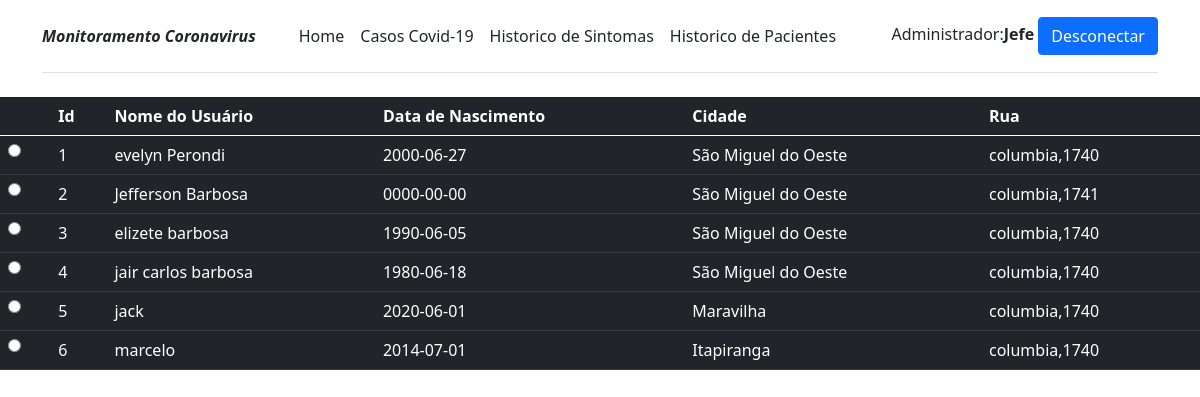
The page /historico_paciente.php (signed in) on the database its author committed.
### tables this page shows
CREATE TABLE `paciente` (
  `codpac` int(10) NOT NULL AUTO_INCREMENT COMMENT 'Código do paciente',
  `nompac` varchar(120) NOT NULL COMMENT 'Nome do paciente.',
  `datpac` date NOT NULL COMMENT 'Data de nascimento do paciente.',
  `pespac` decimal(5,2) NOT NULL COMMENT 'Peso do Paciente',
  `altpac` decimal(3,2) NOT NULL COMMENT 'Altura do Paciente',
  `cpfpac` int(11) NOT NULL COMMENT 'CPF do paciente.',
  `sexpac` varchar(9) NOT NULL COMMENT 'Sexo do paciente.',
  `usupac` varchar(60) NOT NULL COMMENT 'Usuario  paciente',
  `senpac` varchar(60) NOT NULL COMMENT 'Senha do paciente',
  `ruapac` varchar(100) NOT NULL COMMENT 'Rua do paciente',
  `cidpac` varchar(100) NOT NULL COMMENT 'Cidade do paciente',
  `ceppac` int(14) NOT NULL COMMENT 'Cep do paciente',
  `estpac` varchar(60) NOT NULL COMMENT 'Estado do paciente',
  `nivel` int(1) NOT NULL DEFAULT 1 COMMENT 'Nivel de acesso (1-Paciente, 2-Medico)',
  PRIMARY KEY (`codpac`)
);

### historico_paciente.php (the view)
<?php
include 'header.php';
$count = "SELECT COUNT(*) AS total FROM paciente ";
$select = "SELECT *  FROM paciente ";
$qryCount = $PDO->prepare($count);
$qryCount->execute();
$total = $qryCount->fetchColumn();
$qry = $PDO->prepare($select);
$qry->execute();
?>
<html>
<?php if ($total > 0) { ?>
<table class="table table-dark table-hove" >
    <thead class="thead-dark">
         <tr>
            <th></th>
            <th scope="col">Id</th>
            <th scope="col">Nome do Usuário</th>
            <th scope="col">Data de Nascimento</th>
            <th scope="col">Cidade</th>
            <th scope="col">Rua</th>
        </tr>
    </thead>
    <tbody>
	    <?php while ($paciente = $qry->fetch(PDO::FETCH_ASSOC)) { ?>
            <tr>
                <td><input type="radio" name="admin" value=<?php $paciente['codpac']?>></label></td>
                <td><?= $paciente['codpac']; ?></td>
                <td><?= $paciente['nompac']; ?></td>
                <td><?= $paciente['datpac']; ?></td>
                <td><?= $paciente['cidpac']; ?></td>
                <td><?= $paciente['ruapac']; ?></td>
            </tr>
        <?php } ?>
    </tbody>
</table>
<?php }else{ ?>
    <div align="center">
        <td><b>Não a nenhum histórico de sintomas</b></td>
    </div>
<?php } ?>
</html>
</html>

### rows shown on the page
paciente: codpac "1", nompac "evelyn Perondi", datpac "2000-06-27", cidpac "São Miguel do Oeste", ruapac "columbia,1740"
paciente: codpac "2", nompac "Jefferson Barbosa", datpac "0000-00-00", cidpac "São Miguel do Oeste", ruapac "columbia,1741"
paciente: codpac "3", nompac "elizete barbosa", datpac "1990-06-05", cidpac "São Miguel do Oeste", ruapac "columbia,1740"
paciente: codpac "4", nompac "jair carlos barbosa", datpac "1980-06-18", cidpac "São Miguel do Oeste", ruapac "columbia,1740"
paciente: codpac "5", nompac "jack", datpac "2020-06-01", cidpac "Maravilha", ruapac "columbia,1740"
paciente: codpac "6", nompac "marcelo", datpac "2014-07-01", cidpac "Itapiranga", ruapac "columbia,1740"

### other values the page prints
$_SESSION['nomUser'] "Jefe"
